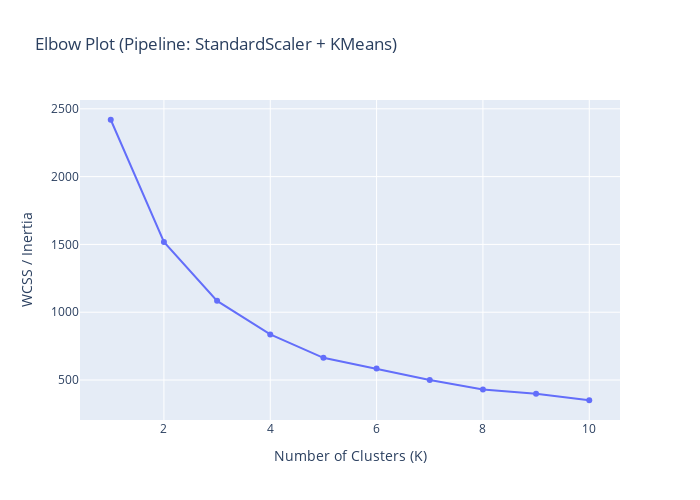

The cell this chart's notebook holds for it:
### Code cell
K_values = list(range(1, 11))
wcss = []

for k in K_values:
    pipe.set_params(kmeans__n_clusters=k)
    pipe.fit(X)
    inertia = pipe["kmeans"].inertia_
    wcss.append(inertia)


fig = px.line(
    x=K_values,
    y=wcss,
    markers=True,
    title="Elbow Plot (Pipeline: StandardScaler + KMeans)",
    labels={"x": "Number of Clusters (K)", "y": "WCSS / Inertia"}
)

fig.update_layout(height=500, width=700)
fig.show()

### Figure 1 — Plotly figure (JSON) as saved in the notebook; plotly's stock layout.template omitted (floating-point values rounded to 4 significant figures)
{"data": [{"hovertemplate": "Number of Clusters (K)=%{x}<br>WCSS / Inertia=%{y}<extra></extra>", "legendgroup": "", "line": {"color": "#636efa", "dash": "solid"}, "marker": {"symbol": "circle"}, "mode": "lines+markers", "name": "", "orientation": "v", "showlegend": false, "type": "scatter", "x": [1, 2, 3, 4, 5, 6, 7, 8, 9, 10], "xaxis": "x", "y": [2419.0, 1518.0, 1084.0, 836.2, 663.8, 584.4, 501.0, 430.8, 399.0, 351.0], "yaxis": "y"}], "layout": {"height": 500, "legend": {"tracegroupgap": 0}, "title": {"text": "Elbow Plot (Pipeline: StandardScaler + KMeans)"}, "width": 700, "xaxis": {"anchor": "y", "domain": [0, 1], "title": {"text": "Number of Clusters (K)"}}, "yaxis": {"anchor": "x", "domain": [0, 1], "title": {"text": "WCSS / Inertia"}}}}
